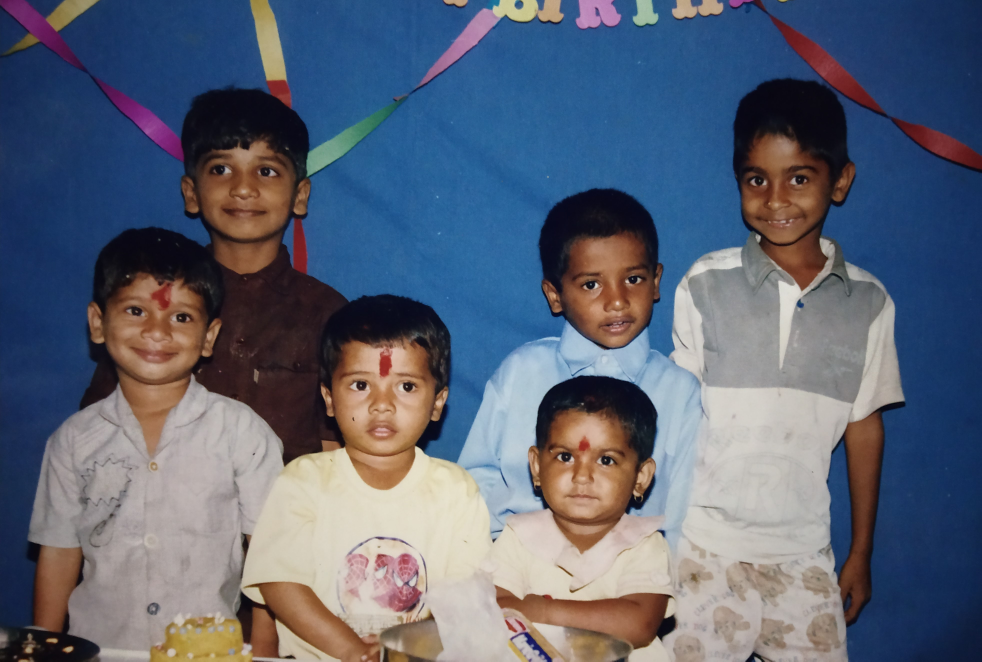
#> input picture resources/birthday.jpg, 3927 x 2645 px (shown at 1/4 size)
$ python 'Face Detection.py'
#> lines starting #> are read from the running program, lines starting #| are printed output that depends on the picture; after the words box and inside, x2 and y2 are one past the last pixel; in counts of white or black regions, pixels touching at a corner belong together
import cv2
import numpy as np
cascade = cv2.CascadeClassifier('resources/haarcascade_frontalface_default.xml')
img = cv2.imread('resources/birthday.jpg')
#> img is the input picture: shape (2645, 3927, 3); mean B, G, R 116.4, 99.8, 92.6
img = cv2.resize(img, (800, 500))
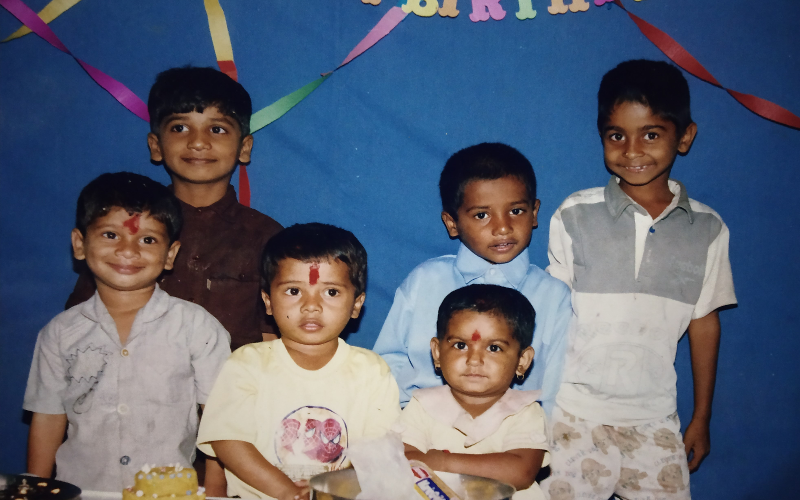
#> img: shape (500, 800, 3); mean B, G, R 116.3, 99.7, 92.5
gray_img = cv2.cvtColor(img, cv2.COLOR_BGR2GRAY)
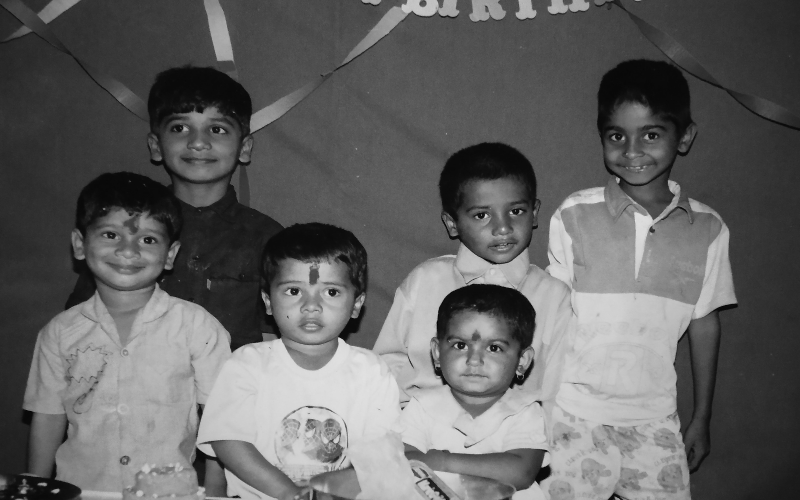
#> gray_img: shape (500, 800); min 4, max 226, mean 99.4

faces = cascade.detectMultiScale(image=gray_img, scaleFactor=1.1, minNeighbors=6)
#> faces = [[591, 103, 84, 84], [458, 181, 84, 84], [151, 95, 97, 97], [432, 310, 96, 96], [266, 257, 92, 92]]

for (x, y, width, height) in faces:
    cv2.rectangle(img=img, pt1=(x, y), pt2=(x+width, y+height), color=(0, 0, 255), thickness=3)
#> this loop made 5 passes
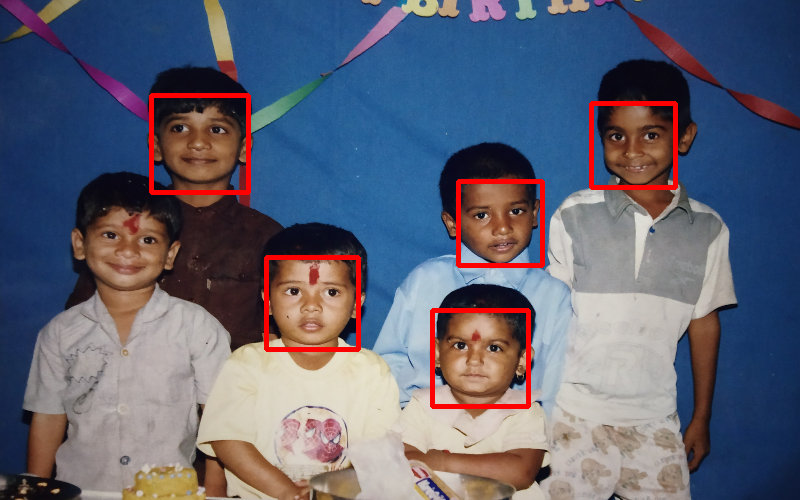
#> img: shape (500, 800, 3); 2.25% of pixels changed, all inside (x1, y1, x2, y2) = (149, 93, 678, 409)

cv2.imshow('Photo', img)
cv2.waitKey(0)
cv2.destroyAllWindows()
